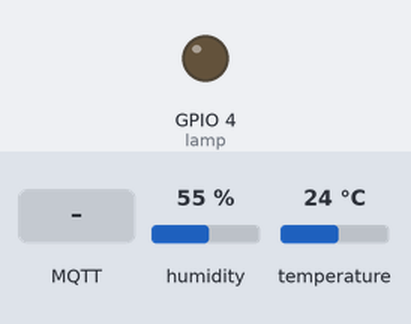
The sketch below on a simulated ESP8266 (NodeMCU). Parts: output pins drawn as LEDs (lit = HIGH). Inputs (shaded band) come from the test bench; at power-on: humidity 55 %, temperature 24 °C. WiFi joins after 1.5 s; servers stay silent unless stated; no MQTT or app messages arrive unless stated; what the sketch prints to the serial monitor is not drawn.

Above: at 2.7 s.
2.8 s: MQTT message "on" arrives on the first subscribed topic
At 4.0 s:
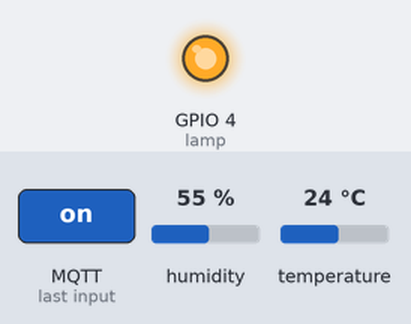
5.8 s: MQTT message "off" arrives on the first subscribed topic
At 6.2 s:
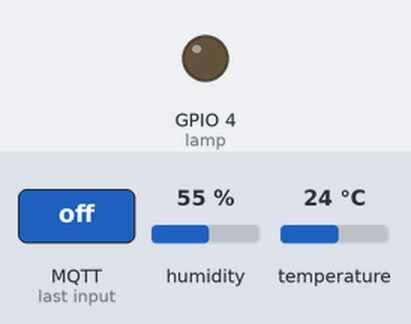
Timing chart, 0 to 8.8 s (numbered marks = the images above; inputs shaded):
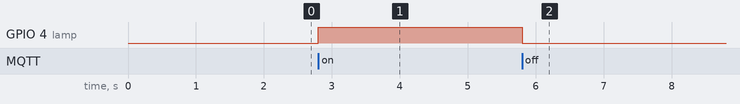

The sketch:

Lamp_on_off_using_mqtt.ino
```cpp
#include <Adafruit_Sensor.h>
#include <ESP8266WiFi.h>
#include <PubSubClient.h>
#include "DHT.h"

// Uncomment one of the lines bellow for whatever DHT sensor type you're using!
#define DHTTYPE DHT11   // DHT 11

// Change the credentials below, so your ESP8266 connects to your router
const char* ssid = "vivo Y21";
const char* password = "one to nine triple b single a";

// Change the variable to your Raspberry Pi IP address, so it connects to your MQTT broker
const char* mqtt_server = "broker.mqtt-dashboard.com";

// Initializes the espClient. You should change the espClient name if you have multiple ESPs running in your home automation system
WiFiClient espClient;
PubSubClient client(espClient);

// DHT Sensor - GPIO 5 =  D1 on ESP-12E NodeMCU board
const int DHTPin =5;

// Lamp - LED - GPIO 4 = D2 on ESP-12E NodeMCU board
const int lamp = 4;

  // Initialize DHT sensor.
DHT dht(DHTPin, DHTTYPE);

// Timers auxiliar variables
long now = millis();
long lastMeasure = 0;

// Don't change the function below. This functions connects your ESP8266 to your router
void setup_wifi() {
  delay(10);
  // We start by connecting to a WiFi network
  Serial.println();
  Serial.print("Connecting to ");
  Serial.println(ssid);
  WiFi.begin(ssid, password);
  while (WiFi.status() != WL_CONNECTED) {
    delay(500);
    Serial.print(".");
  }
  Serial.println("");
  Serial.print("WiFi connected - ESP IP address: ");
  Serial.println(WiFi.localIP());
}

// This functions is executed when some device publishes a message to a topic that your ESP8266 is subscribed to
// Change the function below to add logic to your program, so when a device publishes a message to a topic that
// your ESP8266 is subscribed you can actually do something
void callback(String topic, byte* message, unsigned int length) {
  Serial.print("Message arrived on topic: ");
  Serial.print(topic);
  Serial.print(". Message: ");
  String messageTemp;
//  String autoManual;

  for (int i = 0; i < length; i++) {
    Serial.print((char)message[i]);
    messageTemp += (char)message[i];
  }
  Serial.println();
/*  for(int i=0; i< length; i++){
      Serial.print((char)message[i]);
      autoManual += (char)message[i];
  }*/
//  Serial.print();

  // Feel free to add more if statements to control more GPIOs with MQTT

  // If a message is received on the topic akash/room/lamp, you check if the message is either on or off. Turns the lamp GPIO according to the message
 // float t = dht.readTemperature();
//  client.publish("akash/room/temperature", t);
  if(topic== "akash/room/lamp") {
    Serial.print("Changing Room lamp to ");
    if(messageTemp == "on"){
      digitalWrite(lamp, HIGH);
      Serial.print("On");
    }
    else if(messageTemp == "off"){
      digitalWrite(lamp, LOW);
      Serial.print("off");
    }
  }
 /*     if (topic == "akash/room/lamp"){
        if (autoManual == "manual"){
          Serial.print("lamp is in manual");
          if (topic =="akash/room/lamp/manual"){
            Serial.print("Changing Room Lamp to ");
            if(messageTemp == "on"){
              digitalWrite(lamp, HIGH);
              Serial.print ("on");
            }
            else if(messageTemp == "off"){
              digitalWrite(lamp, LOW);
              Serial.print ("off");
              }
            }
          }
          else if (autoManual == "auto"){
            Serial.print("lamp is in auto");
        if(topic=="akash/room/lamp/auto"){
          Serial.print("Changing Room lamp to ");
          float t = dht.readTemperature();
          if(t>=31){
            digitalWrite(lamp, HIGH);
            Serial.print("On");
            client.publish("akash/room/lamp/auto", "Auto On");
          }
          else{
            digitalWrite(lamp, LOW);
            Serial.print("Off");
            client.publish("akash/room/lamp/auto", "Auto Off");
          }
        }
      }
    }*/
/*}
void auto_on
  if(topic == "akash/room/lamp") {
      Serial.println("Changing lamp to");
      float t = dht.readTemperature();
      if(t <= 25){
          digitalWrite(lamp, HIGH);
          Serial.print("Auto-on");
      }
      else{
          digitalWrite(lamp, LOW);
          Serial.print("Auto-on");
        }
        }*/
  Serial.println();
}

// This functions reconnects your ESP8266 to your MQTT broker
// Change the function below if you want to subscribe to more topics with your ESP8266
void reconnect() {
  // Loop until we're reconnected
  while (!client.connected()) {
    Serial.print("Attempting MQTT connection...");
    // Attempt to connect
    /*
     YOU MIGHT NEED TO CHANGE THIS LINE, IF YOU'RE HAVING PROBLEMS WITH MQTT MULTIPLE CONNECTIONS
     To change the ESP device ID, you will have to give a new name to the ESP8266.
     Here's how it looks:
       if (client.connect("ESP8266Client")) {
     You can do it like this:
       if (client.connect("ESP1_Office")) {
     Then, for the other ESP:
       if (client.connect("ESP2_Garage")) {
      That should solve your MQTT multiple connections problem
    */
    if (client.connect("ESP8266Client")) {
      Serial.println("connected");
      client.publish("akash/node/status", "connected");
      // Subscribe or resubscribe to a topic
      // You can subscribe to more topics (to control more LEDs in this example)
      client.subscribe("akash/room/lamp");
    } else {
      Serial.print("failed, rc=");
      Serial.print(client.state());
      Serial.println(" try again in a second");
      // Wait 1 seconds before retrying
      delay(1000);
    }
  }
}

// The setup function sets your ESP GPIOs to Outputs, starts the serial communication at a baud rate of 115200
// Sets your mqtt broker and sets the callback function
// The callback function is what receives messages and actually controls the LEDs
void setup() {
  pinMode(lamp, OUTPUT);

  dht.begin();

  Serial.begin(115200);
  setup_wifi();
  client.setServer(mqtt_server, 1883);
  client.setCallback(callback);

}

// For this project, you don't need to change anything in the loop function. Basically it ensures that you ESP is connected to your broker
void loop() {

  if (!client.connected()) {
    reconnect();
  }
  if(!client.loop())
    client.connect("ESP8266Client");

  now = millis();
  // Publishes new temperature and humidity every 2 seconds
  if (now - lastMeasure > 2000) {
    lastMeasure = now;
    // Sensor readings may also be up to 2 seconds 'old' (its a very slow sensor)
    float h = dht.readHumidity();
    // Read temperature as Celsius (the default)
    float t = dht.readTemperature();
    // Read temperature as Fahrenheit (isFahrenheit = true)
    float f = dht.readTemperature(true);

    // Check if any reads failed and exit early (to try again).
    if (isnan(h) || isnan(t) || isnan(f)) {
      Serial.println("Failed to read from DHT sensor!");
      return;
    }

    // Computes temperature values in Celsius
    float hic = dht.computeHeatIndex(t, h, false);
    static char temperatureTemp[7];
    dtostrf(hic, 6, 2, temperatureTemp);

    // Uncomment to compute temperature values in Fahrenheit
    // float hif = dht.computeHeatIndex(f, h);
    // static char temperatureTemp[7];
    // dtostrf(hic, 6, 2, temperatureTemp);

    static char humidityTemp[7];
    dtostrf(h, 6, 2, humidityTemp);

    // Publishes Temperature and Humidity values
    client.publish("akash/room/temperature", temperatureTemp);
    client.publish("akash/room/humidity", humidityTemp);

    Serial.print("Humidity: ");
    Serial.print(h);
    Serial.print(" %\t Temperature: ");
    Serial.print(t);
    Serial.print(" *C ");
    Serial.print(f);
    Serial.print(" *F\t Heat index: ");
    Serial.print(hic);
    Serial.println(" *C ");
    // Serial.print(hif);
    // Serial.println(" *F");
  }
}
```

Measured:
- after the input at 2.8 s, GPIO 4 (lamp): LOW → HIGH at once
- after the input at 5.8 s, GPIO 4 (lamp): HIGH → LOW at once
